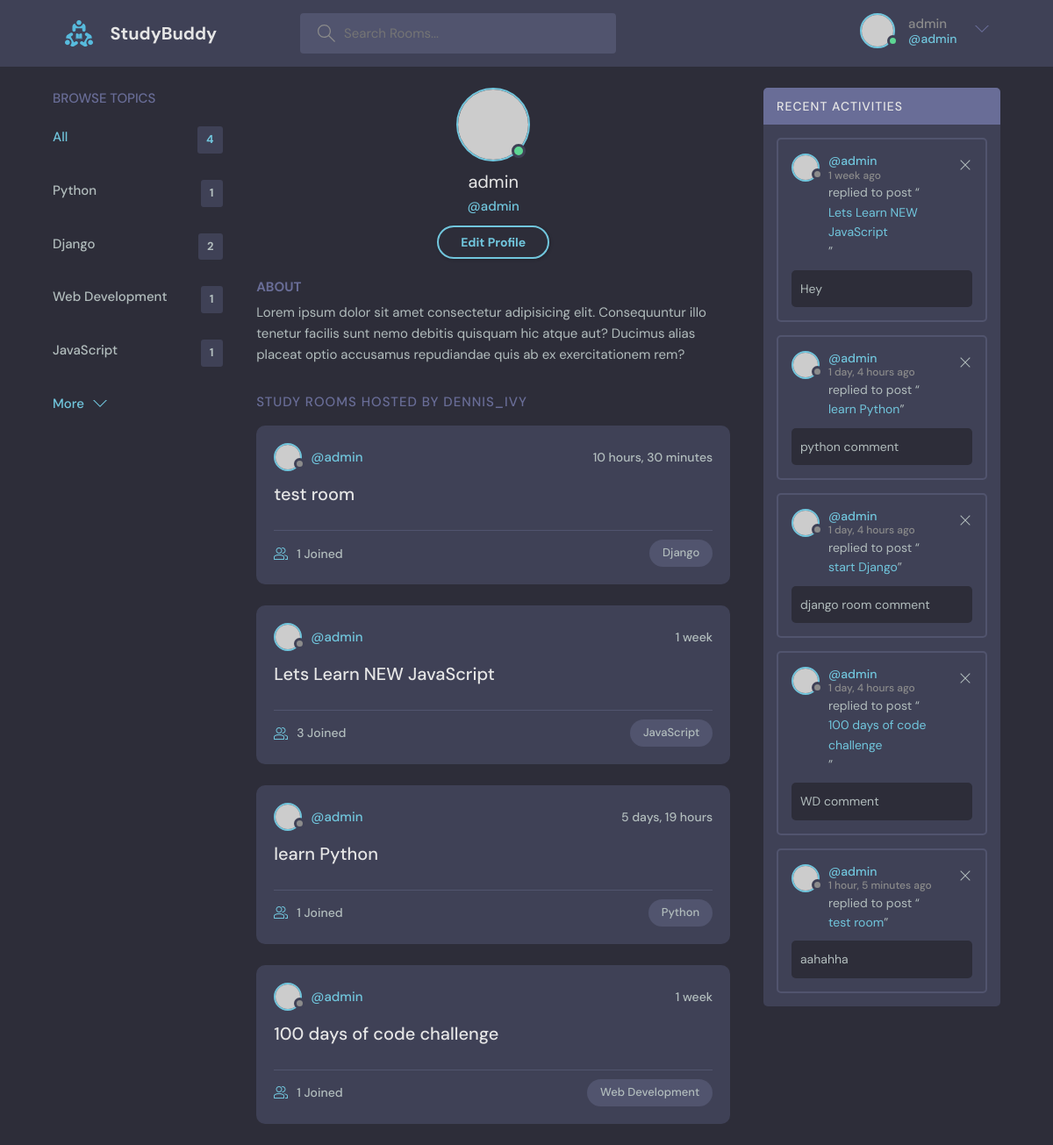
Screenshot of /profile/1 (signed in) with the database file from the repository.
### base/models.py (models this page shows, shortened)
class Topic(models.Model):
    name = models.CharField(max_length=200)

class Room(models.Model):
    host = models.ForeignKey(User, on_delete=models.SET_NULL, null=True)
    topic = models.ForeignKey(Topic, on_delete=models.SET_NULL, null=True)
    name = models.CharField(max_length=200)
    description = models.TextField(null=True, blank=True)
    participants = models.ManyToManyField(User, related_name='participants', blank=True)
    updated = models.DateTimeField(auto_now=True)
    created = models.DateTimeField(auto_now_add=True)
    class Meta:
        ordering = ['-updated', '-created']

class Message(models.Model):
    user = models.ForeignKey(User, on_delete=models.CASCADE)
    room = models.ForeignKey(Room, on_delete=models.CASCADE)
    body = models.TextField()
    updated = models.DateTimeField(auto_now=True)
    created = models.DateTimeField(auto_now_add=True)

### base/views.py (the view)
# urls.py: path('profile/<str:pk>', views.profile, name='user-profile'),
def profile(request, pk):
    user = User.objects.get(id=pk)
    rooms = user.room_set.all()
    room_messages = user.message_set.all()
    topics = Topic.objects.all()
    context = {'user': user, 'rooms':rooms, 'room_messages':room_messages, 'topics':topics}
    return render(request, 'base/profile.html', context)

### base/templates/base/profile.html
{% extends 'main.html' %}
{% block content %}
  <main class="profile-page layout layout--3">
    <div class="container">
      {% include 'base/topics_component.html' %}
      <div class="roomList">
        <div class="profile">
          <div class="profile__avatar">
            <div class="avatar avatar--large active">
              <img src="https://randomuser.me/api/portraits/men/11.jpg" />
            </div>
          </div>
          <div class="profile__info">
            <h3>{{user.username}}</h3>
            <p>@{{user.username}}</p>
            {% if request.user.username == user.username %}
            <a href="edit-user.html" class="btn btn--main btn--pill">Edit Profile</a>
            {% endif %}
          </div>
          <div class="profile__about">
            <h3>About</h3>
            <p>
              Lorem ipsum dolor sit amet consectetur adipisicing elit. Consequuntur illo tenetur
              facilis sunt nemo debitis quisquam hic atque aut? Ducimus alias placeat optio
              accusamus repudiandae quis ab ex exercitationem rem?
            </p>
          </div>
        </div>
        <div class="roomList__header">
          <div>
            <h2>Study Rooms Hosted by dennis_ivy</a>
            </h2>
          </div>
        </div>
        {% include 'base/feed_component.html' %}
      </div>
      {% include 'base/activity_component.html' %}
    </div>
  </main>
</body>
</html>
{% endblock %}

### templates/navbar.html (shortened to what this page needs)
{% load static %}
<link rel="stylesheet" href="{% static 'css/main.css' %}" />
<header class="header header--loggedIn">
    <div class="container">
      <a href="/" class="header__logo">
        <img src="{% static 'images/logo.svg' %}" />
        <h1>StudyBuddy</h1>
      </a>
      <form class="header__search">
        <label>
          <input type="text" name="q" placeholder="Search Rooms...">
        </label>
      </form>
      <nav class="header__menu">
        {% if user.is_authenticated %}
        <div class="header__user">
            <a href="{% url 'user-profile' request.user.id %}">
              <div class="avatar avatar--medium active">
                <img src="https://randomuser.me/api/portraits/men/37.jpg" />
              </div>
              <p>{{request.user.username}} <span>@{{request.user.username}}</span></p>
            </a>
            <button class="dropdown-button">
              <svg version="1.1" xmlns="http://www.w3.org/2000/svg" width="32" height="32" viewBox="0 0 32 32">
                <title>chevron-down</title>
                <path d="M16 21l-13-13h-3l16 16 16-16h-3l-13 13z"></path>
              </svg>
            </button>
          </div>
        {% else %}
        <a href="{% url 'login' %}">
            <img src="{% static '/images/avatar.svg' %}" />
            <p>Login</p>
          </a>
        {% endif %}
      </nav>
    </div>
</header>

### base/templates/base/topics_component.html
        <div class="topics">
            <div class="topics__header">
              <h2>Browse Topics</h2>
            </div>
            <ul class="topics__list">
              <li>
                <a href="/" class="active">All <span>{{topics.count}}</span></a>
              </li>
              {% for topic in topics %}
              <li>
                <a href="{% url 'home' %}?q={{topic.name}}">{{topic.name}} <span>{{topic.room_set.all.count}}</span></a>
              </li>
              {% endfor %}
            </ul>
            <a class="btn btn--link" href="topics.html">
              More
              <svg version="1.1" xmlns="http://www.w3.org/2000/svg" width="32" height="32" viewBox="0 0 32 32">
                <title>chevron-down</title>
                <path d="M16 21l-13-13h-3l16 16 16-16h-3l-13 13z"></path>
              </svg>
            </a>
          </div>

### base/templates/base/feed_component.html (shortened to what this page needs)
<div class="roomList">
    {% for room in rooms %}
    <div class="roomListRoom">
      <div class="roomListRoom__header">
        <a href="{% url 'user-profile' room.host.id %}" class="roomListRoom__author">
          <div class="avatar avatar--small">
            <img src="https://randomuser.me/api/portraits/women/11.jpg" />
          </div>
          <span>@{{room.host.username}}</span>
        </a>
        <div class="roomListRoom__actions">
          <span>{{room.created|timesince}}</span>
        </div>
      </div>
      <div class="roomListRoom__content">
        <a href="{% url 'room' room.id %}">{{room.name}}</a>
      </div>
      <div class="roomListRoom__meta">
        <a href="{% url 'room' room.id %}" class="roomListRoom__joined">
          {{room.participants.all.count}} Joined
        </a>
        <p class="roomListRoom__topic">{{room.topic.name}}</p>
      </div>
    </div>
    {% endfor %}
</div>

### base/templates/base/activity_component.html
<div class="activities">
    <div class="activities__header">
      <h2>Recent Activities</h2>
    </div>
    {% for recent in room_messages%}
    <div class="activities__box">
      <div class="activities__boxHeader roomListRoom__header">
        <a href="{% url 'user-profile' recent.user.id %}" class="roomListRoom__author">
          <div class="avatar avatar--small">
            <img src="https://randomuser.me/api/portraits/women/11.jpg" />
          </div>
          <p>
            @{{recent.user}}
            <span>{{recent.created|timesince}} ago</span>
          </p>
        </a>
        {% if request.user == recent.user %}
        <div class="roomListRoom__actions">
          <a href="% url 'delete-message' recent.id %}">
            <svg version="1.1" xmlns="http://www.w3.org/2000/svg" width="32" height="32" viewBox="0 0 32 32">
              <title>remove</title>
              <path
                d="M27.314 6.019l-1.333-1.333-9.98 9.981-9.981-9.981-1.333 1.333 9.981 9.981-9.981 9.98 1.333 1.333 9.981-9.98 9.98 9.98 1.333-1.333-9.98-9.98 9.98-9.981z"
              ></path>
            </svg>
          </a>
        </div>
        {% endif %}
      </div>
      <div class="activities__boxContent">
        <p>replied to post “<a href="{% url 'room' recent.room.id %}">{{recent.room.name}}</a>”</p>
        <div class="activities__boxRoomContent">
            {{recent.body}}
        </div>
      </div>
    </div>
    {% endfor %}
  </div>

### rows the page displays
Topic: name "Python", room_set.all.count "1"
Topic: name "Django", room_set.all.count "2"
Topic: name "Web Development", room_set.all.count "1"
Topic: name "JavaScript", room_set.all.count "1"
Room: host.username "admin", created "10 hours, 30 minutes", name "test room", participants.all.count "1", topic.name "Django"
Room: host.username "admin", created "1 week", name "Lets Learn NEW JavaScript", participants.all.count "3", topic.name "JavaScript"
Room: host.username "admin", created "5 days, 19 hours", name "learn Python", participants.all.count "1", topic.name "Python"
Room: host.username "admin", created "1 week", name "100 days of code challenge", participants.all.count "1", topic.name "Web Development"
Message: user "admin", created "1 week", room.name "Lets Learn NEW JavaScript", body "Hey"
Message: user "admin", created "1 day, 4 hours", room.name "learn Python", body "python comment"
Message: user "admin", created "1 day, 4 hours", room.name "start Django", body "django room comment"
Message: user "admin", created "1 day, 4 hours", room.name "100 days of code challenge", body "WD comment"
Message: user "admin", created "1 hour, 5 minutes", room.name "test room", body "aahahha"

### other values shown
{{ request.user.username }} "admin"
{{ topics.count }} "4"
{{ user.username }} "admin"
